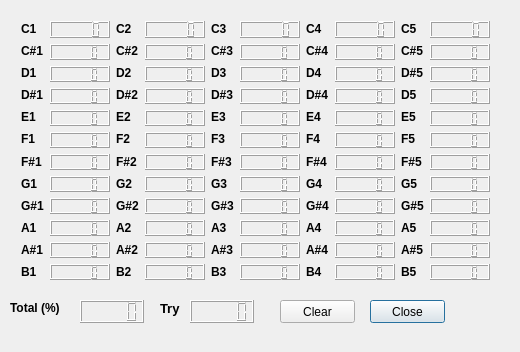
<?xml version="1.0" encoding="UTF-8"?>
<ui version="4.0">
 <class>HistoryClass</class>
 <widget class="QDialog" name="HistoryClass">
  <property name="geometry">
   <rect>
    <x>0</x>
    <y>0</y>
    <width>520</width>
    <height>352</height>
   </rect>
  </property>
  <property name="windowTitle">
   <string>History</string>
  </property>
  <widget class="QWidget" name="gridLayoutWidget">
   <property name="geometry">
    <rect>
     <x>10</x>
     <y>10</y>
     <width>491</width>
     <height>281</height>
    </rect>
   </property>
   <layout class="QGridLayout" name="gridLayout_2">
    <item row="0" column="0">
     <layout class="QVBoxLayout" name="verticalLayout">
      <item>
       <widget class="QLabel" name="note_24">
        <property name="font">
         <font>
          <pointsize>9</pointsize>
          <weight>75</weight>
          <bold>true</bold>
         </font>
        </property>
        <property name="text">
         <string>C1</string>
        </property>
       </widget>
      </item>
      <item>
       <widget class="QLabel" name="note_25">
        <property name="font">
         <font>
          <pointsize>9</pointsize>
          <weight>75</weight>
          <bold>true</bold>
         </font>
        </property>
        <property name="text">
         <string>C#1</string>
        </property>
       </widget>
      </item>
      <item>
       <widget class="QLabel" name="note_26">
        <property name="font">
         <font>
          <pointsize>9</pointsize>
          <weight>75</weight>
          <bold>true</bold>
         </font>
        </property>
        <property name="text">
         <string>D1</string>
        </property>
       </widget>
      </item>
      <item>
       <widget class="QLabel" name="note_27">
        <property name="font">
         <font>
          <pointsize>9</pointsize>
          <weight>75</weight>
          <bold>true</bold>
         </font>
        </property>
        <property name="text">
         <string>D#1</string>
        </property>
       </widget>
      </item>
      <item>
       <widget class="QLabel" name="note_28">
        <property name="font">
         <font>
          <pointsize>9</pointsize>
          <weight>75</weight>
          <bold>true</bold>
         </font>
        </property>
        <property name="text">
         <string>E1</string>
        </property>
       </widget>
      </item>
      <item>
       <widget class="QLabel" name="note_29">
        <property name="font">
         <font>
          <pointsize>9</pointsize>
          <weight>75</weight>
          <bold>true</bold>
         </font>
        </property>
        <property name="text">
         <string>F1</string>
        </property>
       </widget>
      </item>
      <item>
       <widget class="QLabel" name="note_30">
        <property name="font">
         <font>
          <pointsize>9</pointsize>
          <weight>75</weight>
          <bold>true</bold>
         </font>
        </property>
        <property name="text">
         <string>F#1</string>
        </property>
       </widget>
      </item>
      <item>
       <widget class="QLabel" name="note_31">
        <property name="font">
         <font>
          <pointsize>9</pointsize>
          <weight>75</weight>
          <bold>true</bold>
         </font>
        </property>
        <property name="text">
         <string>G1</string>
        </property>
       </widget>
      </item>
      <item>
       <widget class="QLabel" name="note_32">
        <property name="font">
         <font>
          <pointsize>9</pointsize>
          <weight>75</weight>
          <bold>true</bold>
         </font>
        </property>
        <property name="text">
         <string>G#1</string>
        </property>
       </widget>
      </item>
      <item>
       <widget class="QLabel" name="note_33">
        <property name="font">
         <font>
          <pointsize>9</pointsize>
          <weight>75</weight>
          <bold>true</bold>
         </font>
        </property>
        <property name="text">
         <string>A1</string>
        </property>
       </widget>
      </item>
      <item>
       <widget class="QLabel" name="note_34">
        <property name="font">
         <font>
          <pointsize>9</pointsize>
          <weight>75</weight>
          <bold>true</bold>
         </font>
        </property>
        <property name="text">
         <string>A#1</string>
        </property>
       </widget>
      </item>
      <item>
       <widget class="QLabel" name="note_35">
        <property name="font">
         <font>
          <pointsize>9</pointsize>
          <weight>75</weight>
          <bold>true</bold>
         </font>
        </property>
        <property name="text">
         <string>B1</string>
        </property>
       </widget>
      </item>
     </layout>
    </item>
    <item row="0" column="2">
     <layout class="QVBoxLayout" name="verticalLayout_3">
      <item>
       <widget class="QLabel" name="note_36">
        <property name="font">
         <font>
          <pointsize>9</pointsize>
          <weight>75</weight>
          <bold>true</bold>
         </font>
        </property>
        <property name="text">
         <string>C2</string>
        </property>
       </widget>
      </item>
      <item>
       <widget class="QLabel" name="note_37">
        <property name="font">
         <font>
          <pointsize>9</pointsize>
          <weight>75</weight>
          <bold>true</bold>
         </font>
        </property>
        <property name="text">
         <string>C#2</string>
        </property>
       </widget>
      </item>
      <item>
       <widget class="QLabel" name="note_38">
        <property name="font">
         <font>
          <pointsize>9</pointsize>
          <weight>75</weight>
          <bold>true</bold>
         </font>
        </property>
        <property name="text">
         <string>D2</string>
        </property>
       </widget>
      </item>
      <item>
       <widget class="QLabel" name="note_39">
        <property name="font">
         <font>
          <pointsize>9</pointsize>
          <weight>75</weight>
          <bold>true</bold>
         </font>
        </property>
        <property name="text">
         <string>D#2</string>
        </property>
       </widget>
      </item>
      <item>
       <widget class="QLabel" name="note_40">
        <property name="font">
         <font>
          <pointsize>9</pointsize>
          <weight>75</weight>
          <bold>true</bold>
         </font>
        </property>
        <property name="text">
         <string>E2</string>
        </property>
       </widget>
      </item>
      <item>
       <widget class="QLabel" name="note_41">
        <property name="font">
         <font>
          <pointsize>9</pointsize>
          <weight>75</weight>
          <bold>true</bold>
         </font>
        </property>
        <property name="text">
         <string>F2</string>
        </property>
       </widget>
      </item>
      <item>
       <widget class="QLabel" name="note_42">
        <property name="font">
         <font>
          <pointsize>9</pointsize>
          <weight>75</weight>
          <bold>true</bold>
         </font>
        </property>
        <property name="text">
         <string>F#2</string>
        </property>
       </widget>
      </item>
      <item>
       <widget class="QLabel" name="note_43">
        <property name="font">
         <font>
          <pointsize>9</pointsize>
          <weight>75</weight>
          <bold>true</bold>
         </font>
        </property>
        <property name="text">
         <string>G2</string>
        </property>
       </widget>
      </item>
      <item>
       <widget class="QLabel" name="note_44">
        <property name="font">
         <font>
          <pointsize>9</pointsize>
          <weight>75</weight>
          <bold>true</bold>
         </font>
        </property>
        <property name="text">
         <string>G#2</string>
        </property>
       </widget>
      </item>
      <item>
       <widget class="QLabel" name="note_45">
        <property name="font">
         <font>
          <pointsize>9</pointsize>
          <weight>75</weight>
          <bold>true</bold>
         </font>
        </property>
        <property name="text">
         <string>A2</string>
        </property>
       </widget>
      </item>
      <item>
       <widget class="QLabel" name="note_46">
        <property name="font">
         <font>
          <pointsize>9</pointsize>
          <weight>75</weight>
          <bold>true</bold>
         </font>
        </property>
        <property name="text">
         <string>A#2</string>
        </property>
       </widget>
      </item>
      <item>
       <widget class="QLabel" name="note_47">
        <property name="font">
         <font>
          <pointsize>9</pointsize>
          <weight>75</weight>
          <bold>true</bold>
         </font>
        </property>
        <property name="text">
         <string>B2</string>
        </property>
       </widget>
      </item>
     </layout>
    </item>
    <item row="0" column="4">
     <layout class="QVBoxLayout" name="verticalLayout_5">
      <item>
       <widget class="QLabel" name="note_48">
        <property name="font">
         <font>
          <pointsize>9</pointsize>
          <weight>75</weight>
          <bold>true</bold>
         </font>
        </property>
        <property name="text">
         <string>C3</string>
        </property>
       </widget>
      </item>
      <item>
       <widget class="QLabel" name="note_49">
        <property name="font">
         <font>
          <pointsize>9</pointsize>
          <weight>75</weight>
          <bold>true</bold>
         </font>
        </property>
        <property name="text">
         <string>C#3</string>
        </property>
       </widget>
      </item>
      <item>
       <widget class="QLabel" name="note_50">
        <property name="font">
         <font>
          <pointsize>9</pointsize>
          <weight>75</weight>
          <bold>true</bold>
         </font>
        </property>
        <property name="text">
         <string>D3</string>
        </property>
       </widget>
      </item>
      <item>
       <widget class="QLabel" name="note_51">
        <property name="font">
         <font>
          <pointsize>9</pointsize>
          <weight>75</weight>
          <bold>true</bold>
         </font>
        </property>
        <property name="text">
         <string>D#3</string>
        </property>
       </widget>
      </item>
      <item>
       <widget class="QLabel" name="note_52">
        <property name="font">
         <font>
          <pointsize>9</pointsize>
          <weight>75</weight>
          <bold>true</bold>
         </font>
        </property>
        <property name="text">
         <string>E3</string>
        </property>
       </widget>
      </item>
      <item>
       <widget class="QLabel" name="note_53">
        <property name="font">
         <font>
          <pointsize>9</pointsize>
          <weight>75</weight>
          <bold>true</bold>
         </font>
        </property>
        <property name="text">
         <string>F3</string>
        </property>
       </widget>
      </item>
      <item>
       <widget class="QLabel" name="note_54">
        <property name="font">
         <font>
          <pointsize>9</pointsize>
          <weight>75</weight>
          <bold>true</bold>
         </font>
        </property>
        <property name="text">
         <string>F#3</string>
        </property>
       </widget>
      </item>
      <item>
       <widget class="QLabel" name="note_55">
        <property name="font">
         <font>
          <pointsize>9</pointsize>
          <weight>75</weight>
          <bold>true</bold>
         </font>
        </property>
        <property name="text">
         <string>G3</string>
        </property>
       </widget>
      </item>
      <item>
       <widget class="QLabel" name="note_56">
        <property name="font">
         <font>
          <pointsize>9</pointsize>
          <weight>75</weight>
          <bold>true</bold>
         </font>
        </property>
        <property name="text">
         <string>G#3</string>
        </property>
       </widget>
      </item>
      <item>
       <widget class="QLabel" name="note_57">
        <property name="font">
         <font>
          <pointsize>9</pointsize>
          <weight>75</weight>
          <bold>true</bold>
         </font>
        </property>
        <property name="text">
         <string>A3</string>
        </property>
       </widget>
      </item>
      <item>
       <widget class="QLabel" name="note_58">
        <property name="font">
         <font>
          <pointsize>9</pointsize>
          <weight>75</weight>
          <bold>true</bold>
         </font>
        </property>
        <property name="text">
         <string>A#3</string>
        </property>
       </widget>
      </item>
      <item>
       <widget class="QLabel" name="note_59">
        <property name="font">
         <font>
          <pointsize>9</pointsize>
          <weight>75</weight>
          <bold>true</bold>
         </font>
        </property>
        <property name="text">
         <string>B3</string>
        </property>
       </widget>
      </item>
     </layout>
    </item>
    <item row="0" column="6">
     <layout class="QVBoxLayout" name="verticalLayout_7">
      <item>
       <widget class="QLabel" name="note_60">
        <property name="font">
         <font>
          <pointsize>9</pointsize>
          <weight>75</weight>
          <bold>true</bold>
         </font>
        </property>
        <property name="text">
         <string>C4</string>
        </property>
       </widget>
      </item>
      <item>
       <widget class="QLabel" name="note_61">
        <property name="font">
         <font>
          <pointsize>9</pointsize>
          <weight>75</weight>
          <bold>true</bold>
         </font>
        </property>
        <property name="text">
         <string>C#4</string>
        </property>
       </widget>
      </item>
      <item>
       <widget class="QLabel" name="note_62">
        <property name="font">
         <font>
          <pointsize>9</pointsize>
          <weight>75</weight>
          <bold>true</bold>
         </font>
        </property>
        <property name="text">
         <string>D4</string>
        </property>
       </widget>
      </item>
      <item>
       <widget class="QLabel" name="note_63">
        <property name="font">
         <font>
          <pointsize>9</pointsize>
          <weight>75</weight>
          <bold>true</bold>
         </font>
        </property>
        <property name="text">
         <string>D#4</string>
        </property>
       </widget>
      </item>
      <item>
       <widget class="QLabel" name="note_64">
        <property name="font">
         <font>
          <pointsize>9</pointsize>
          <weight>75</weight>
          <bold>true</bold>
         </font>
        </property>
        <property name="text">
         <string>E4</string>
        </property>
       </widget>
      </item>
      <item>
       <widget class="QLabel" name="note_65">
        <property name="font">
         <font>
          <pointsize>9</pointsize>
          <weight>75</weight>
          <bold>true</bold>
         </font>
        </property>
        <property name="text">
         <string>F4</string>
        </property>
       </widget>
      </item>
      <item>
       <widget class="QLabel" name="note_66">
        <property name="font">
         <font>
          <pointsize>9</pointsize>
          <weight>75</weight>
          <bold>true</bold>
         </font>
        </property>
        <property name="text">
         <string>F#4</string>
        </property>
       </widget>
      </item>
      <item>
       <widget class="QLabel" name="note_67">
        <property name="font">
         <font>
          <pointsize>9</pointsize>
          <weight>75</weight>
          <bold>true</bold>
         </font>
        </property>
        <property name="text">
         <string>G4</string>
        </property>
       </widget>
      </item>
      <item>
       <widget class="QLabel" name="note_68">
        <property name="font">
         <font>
          <pointsize>9</pointsize>
          <weight>75</weight>
          <bold>true</bold>
         </font>
        </property>
        <property name="text">
         <string>G#4</string>
        </property>
       </widget>
      </item>
      <item>
       <widget class="QLabel" name="note_69">
        <property name="font">
         <font>
          <pointsize>9</pointsize>
          <weight>75</weight>
          <bold>true</bold>
         </font>
        </property>
        <property name="text">
         <string>A4</string>
        </property>
       </widget>
      </item>
      <item>
       <widget class="QLabel" name="note_70">
        <property name="font">
         <font>
          <pointsize>9</pointsize>
          <weight>75</weight>
          <bold>true</bold>
         </font>
        </property>
        <property name="text">
         <string>A#4</string>
        </property>
       </widget>
      </item>
      <item>
       <widget class="QLabel" name="note_71">
        <property name="font">
         <font>
          <pointsize>9</pointsize>
          <weight>75</weight>
          <bold>true</bold>
         </font>
        </property>
        <property name="text">
         <string>B4</string>
        </property>
       </widget>
      </item>
     </layout>
    </item>
    <item row="0" column="8">
     <layout class="QVBoxLayout" name="verticalLayout_9">
      <item>
       <widget class="QLabel" name="note_72">
        <property name="font">
         <font>
          <pointsize>9</pointsize>
          <weight>75</weight>
          <bold>true</bold>
         </font>
        </property>
        <property name="text">
         <string>C5</string>
        </property>
       </widget>
      </item>
      <item>
       <widget class="QLabel" name="note_73">
        <property name="font">
         <font>
          <pointsize>9</pointsize>
          <weight>75</weight>
          <bold>true</bold>
         </font>
        </property>
        <property name="text">
         <string>C#5</string>
        </property>
       </widget>
      </item>
      <item>
       <widget class="QLabel" name="note_75">
        <property name="font">
         <font>
          <pointsize>9</pointsize>
          <weight>75</weight>
          <bold>true</bold>
         </font>
        </property>
        <property name="text">
         <string>D#5</string>
        </property>
       </widget>
      </item>
      <item>
       <widget class="QLabel" name="note_74">
        <property name="font">
         <font>
          <pointsize>9</pointsize>
          <weight>75</weight>
          <bold>true</bold>
         </font>
        </property>
        <property name="text">
         <string>D5</string>
        </property>
       </widget>
      </item>
      <item>
       <widget class="QLabel" name="note_76">
        <property name="font">
         <font>
          <pointsize>9</pointsize>
          <weight>75</weight>
          <bold>true</bold>
         </font>
        </property>
        <property name="text">
         <string>E5</string>
        </property>
       </widget>
      </item>
      <item>
       <widget class="QLabel" name="note_77">
        <property name="font">
         <font>
          <pointsize>9</pointsize>
          <weight>75</weight>
          <bold>true</bold>
         </font>
        </property>
        <property name="text">
         <string>F5</string>
        </property>
       </widget>
      </item>
      <item>
       <widget class="QLabel" name="note_78">
        <property name="font">
         <font>
          <pointsize>9</pointsize>
          <weight>75</weight>
          <bold>true</bold>
         </font>
        </property>
        <property name="text">
         <string>F#5</string>
        </property>
       </widget>
      </item>
      <item>
       <widget class="QLabel" name="note_79">
        <property name="font">
         <font>
          <pointsize>9</pointsize>
          <weight>75</weight>
          <bold>true</bold>
         </font>
        </property>
        <property name="text">
         <string>G5</string>
        </property>
       </widget>
      </item>
      <item>
       <widget class="QLabel" name="note_80">
        <property name="font">
         <font>
          <pointsize>9</pointsize>
          <weight>75</weight>
          <bold>true</bold>
         </font>
        </property>
        <property name="text">
         <string>G#5</string>
        </property>
       </widget>
      </item>
      <item>
       <widget class="QLabel" name="note_81">
        <property name="font">
         <font>
          <pointsize>9</pointsize>
          <weight>75</weight>
          <bold>true</bold>
         </font>
        </property>
        <property name="text">
         <string>A5</string>
        </property>
       </widget>
      </item>
      <item>
       <widget class="QLabel" name="note_82">
        <property name="font">
         <font>
          <pointsize>9</pointsize>
          <weight>75</weight>
          <bold>true</bold>
         </font>
        </property>
        <property name="text">
         <string>A#5</string>
        </property>
       </widget>
      </item>
      <item>
       <widget class="QLabel" name="note_83">
        <property name="font">
         <font>
          <pointsize>9</pointsize>
          <weight>75</weight>
          <bold>true</bold>
         </font>
        </property>
        <property name="text">
         <string>B5</string>
        </property>
       </widget>
      </item>
     </layout>
    </item>
    <item row="0" column="1">
     <layout class="QVBoxLayout" name="verticalLayout_2">
      <item>
       <widget class="QLCDNumber" name="count_24"/>
      </item>
      <item>
       <widget class="QLCDNumber" name="count_25"/>
      </item>
      <item>
       <widget class="QLCDNumber" name="count_26"/>
      </item>
      <item>
       <widget class="QLCDNumber" name="count_27"/>
      </item>
      <item>
       <widget class="QLCDNumber" name="count_28"/>
      </item>
      <item>
       <widget class="QLCDNumber" name="count_29"/>
      </item>
      <item>
       <widget class="QLCDNumber" name="count_30"/>
      </item>
      <item>
       <widget class="QLCDNumber" name="count_31"/>
      </item>
      <item>
       <widget class="QLCDNumber" name="count_32"/>
      </item>
      <item>
       <widget class="QLCDNumber" name="count_33"/>
      </item>
      <item>
       <widget class="QLCDNumber" name="count_34"/>
      </item>
      <item>
       <widget class="QLCDNumber" name="count_35"/>
      </item>
     </layout>
    </item>
    <item row="0" column="3">
     <layout class="QVBoxLayout" name="verticalLayout_6">
      <item>
       <widget class="QLCDNumber" name="count_36"/>
      </item>
      <item>
       <widget class="QLCDNumber" name="count_37"/>
      </item>
      <item>
       <widget class="QLCDNumber" name="count_38"/>
      </item>
      <item>
       <widget class="QLCDNumber" name="count_39"/>
      </item>
      <item>
       <widget class="QLCDNumber" name="count_40"/>
      </item>
      <item>
       <widget class="QLCDNumber" name="count_41"/>
      </item>
      <item>
       <widget class="QLCDNumber" name="count_42"/>
      </item>
      <item>
       <widget class="QLCDNumber" name="count_43"/>
      </item>
      <item>
       <widget class="QLCDNumber" name="count_44"/>
      </item>
      <item>
       <widget class="QLCDNumber" name="count_45"/>
      </item>
      <item>
       <widget class="QLCDNumber" name="count_46"/>
      </item>
      <item>
       <widget class="QLCDNumber" name="count_47"/>
      </item>
     </layout>
    </item>
    <item row="0" column="5">
     <layout class="QVBoxLayout" name="verticalLayout_8">
      <item>
       <widget class="QLCDNumber" name="count_48"/>
      </item>
      <item>
       <widget class="QLCDNumber" name="count_49"/>
      </item>
      <item>
       <widget class="QLCDNumber" name="count_50"/>
      </item>
      <item>
       <widget class="QLCDNumber" name="count_51"/>
      </item>
      <item>
       <widget class="QLCDNumber" name="count_52"/>
      </item>
      <item>
       <widget class="QLCDNumber" name="count_53"/>
      </item>
      <item>
       <widget class="QLCDNumber" name="count_54"/>
      </item>
      <item>
       <widget class="QLCDNumber" name="count_55"/>
      </item>
      <item>
       <widget class="QLCDNumber" name="count_56"/>
      </item>
      <item>
       <widget class="QLCDNumber" name="count_57"/>
      </item>
      <item>
       <widget class="QLCDNumber" name="count_58"/>
      </item>
      <item>
       <widget class="QLCDNumber" name="count_59"/>
      </item>
     </layout>
    </item>
    <item row="0" column="7">
     <layout class="QVBoxLayout" name="verticalLayout_10">
      <item>
       <widget class="QLCDNumber" name="count_60"/>
      </item>
      <item>
       <widget class="QLCDNumber" name="count_61"/>
      </item>
      <item>
       <widget class="QLCDNumber" name="count_62"/>
      </item>
      <item>
       <widget class="QLCDNumber" name="count_63"/>
      </item>
      <item>
       <widget class="QLCDNumber" name="count_64"/>
      </item>
      <item>
       <widget class="QLCDNumber" name="count_65"/>
      </item>
      <item>
       <widget class="QLCDNumber" name="count_66"/>
      </item>
      <item>
       <widget class="QLCDNumber" name="count_67"/>
      </item>
      <item>
       <widget class="QLCDNumber" name="count_68"/>
      </item>
      <item>
       <widget class="QLCDNumber" name="count_69"/>
      </item>
      <item>
       <widget class="QLCDNumber" name="count_70"/>
      </item>
      <item>
       <widget class="QLCDNumber" name="count_71"/>
      </item>
     </layout>
    </item>
    <item row="0" column="9">
     <layout class="QVBoxLayout" name="verticalLayout_11">
      <item>
       <widget class="QLCDNumber" name="count_72"/>
      </item>
      <item>
       <widget class="QLCDNumber" name="count_73"/>
      </item>
      <item>
       <widget class="QLCDNumber" name="count_74"/>
      </item>
      <item>
       <widget class="QLCDNumber" name="count_75"/>
      </item>
      <item>
       <widget class="QLCDNumber" name="count_76"/>
      </item>
      <item>
       <widget class="QLCDNumber" name="count_77"/>
      </item>
      <item>
       <widget class="QLCDNumber" name="count_78"/>
      </item>
      <item>
       <widget class="QLCDNumber" name="count_79"/>
      </item>
      <item>
       <widget class="QLCDNumber" name="count_80"/>
      </item>
      <item>
       <widget class="QLCDNumber" name="count_81"/>
      </item>
      <item>
       <widget class="QLCDNumber" name="count_82"/>
      </item>
      <item>
       <widget class="QLCDNumber" name="count_83"/>
      </item>
     </layout>
    </item>
   </layout>
  </widget>
  <widget class="QPushButton" name="closeButton">
   <property name="geometry">
    <rect>
     <x>370</x>
     <y>300</y>
     <width>75</width>
     <height>23</height>
    </rect>
   </property>
   <property name="text">
    <string>Close</string>
   </property>
  </widget>
  <widget class="QPushButton" name="clearButton">
   <property name="geometry">
    <rect>
     <x>280</x>
     <y>300</y>
     <width>75</width>
     <height>23</height>
    </rect>
   </property>
   <property name="text">
    <string>Clear</string>
   </property>
  </widget>
  <widget class="QLabel" name="label">
   <property name="geometry">
    <rect>
     <x>10</x>
     <y>300</y>
     <width>71</width>
     <height>16</height>
    </rect>
   </property>
   <property name="font">
    <font>
     <pointsize>9</pointsize>
     <weight>75</weight>
     <bold>true</bold>
    </font>
   </property>
   <property name="text">
    <string>Total (%)</string>
   </property>
  </widget>
  <widget class="QLabel" name="label_2">
   <property name="geometry">
    <rect>
     <x>160</x>
     <y>300</y>
     <width>46</width>
     <height>16</height>
    </rect>
   </property>
   <property name="font">
    <font>
     <pointsize>10</pointsize>
     <weight>75</weight>
     <bold>true</bold>
    </font>
   </property>
   <property name="text">
    <string>Try</string>
   </property>
  </widget>
  <widget class="QLCDNumber" name="totalLCDBox">
   <property name="geometry">
    <rect>
     <x>80</x>
     <y>300</y>
     <width>64</width>
     <height>23</height>
    </rect>
   </property>
  </widget>
  <widget class="QLCDNumber" name="countTryLCDBox">
   <property name="geometry">
    <rect>
     <x>190</x>
     <y>300</y>
     <width>64</width>
     <height>23</height>
    </rect>
   </property>
  </widget>
 </widget>
 <layoutdefault spacing="6" margin="11"/>
 <resources/>
 <connections/>
</ui>
